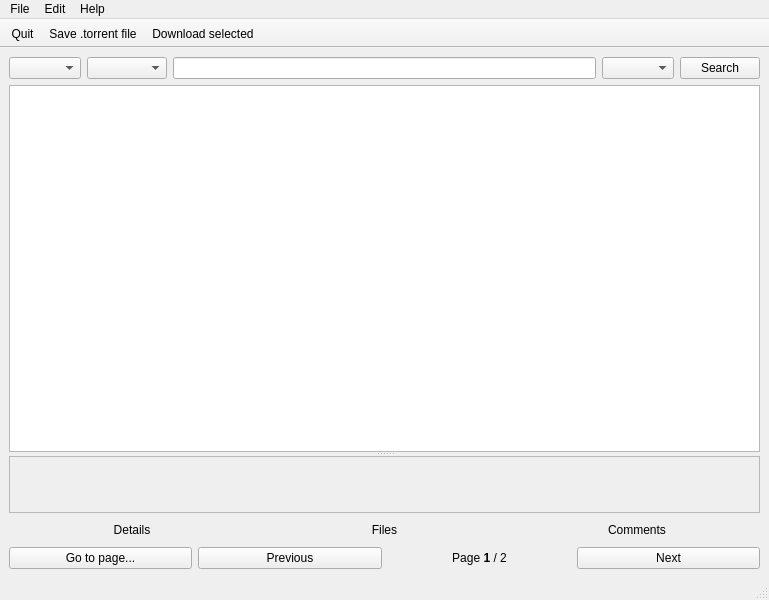
<?xml version="1.0" encoding="UTF-8"?>
<ui version="4.0">
 <class>MainWindow</class>
 <widget class="QMainWindow" name="MainWindow">
  <property name="geometry">
   <rect>
    <x>0</x>
    <y>0</y>
    <width>769</width>
    <height>600</height>
   </rect>
  </property>
  <property name="windowTitle">
   <string>NyaaDesktop</string>
  </property>
  <widget class="QWidget" name="centralwidget">
   <layout class="QVBoxLayout" name="verticalLayout">
    <item>
     <layout class="QHBoxLayout" name="search_bar">
      <item>
       <widget class="QComboBox" name="search_filter">
        <property name="placeholderText">
         <string>Filter</string>
        </property>
       </widget>
      </item>
      <item>
       <widget class="QComboBox" name="search_categories">
        <property name="placeholderText">
         <string>Category</string>
        </property>
       </widget>
      </item>
      <item>
       <widget class="QLineEdit" name="search_text"/>
      </item>
      <item>
       <widget class="QComboBox" name="search_sort">
        <property name="placeholderText">
         <string>Sort</string>
        </property>
       </widget>
      </item>
      <item>
       <widget class="QPushButton" name="search_button">
        <property name="text">
         <string>Search</string>
        </property>
        <property name="icon">
         <iconset resource="resources.qrc">
          <normaloff>:/icons/search</normaloff>:/icons/search</iconset>
        </property>
       </widget>
      </item>
     </layout>
    </item>
    <item>
     <widget class="QSplitter" name="splitter">
      <property name="orientation">
       <enum>Qt::Vertical</enum>
      </property>
      <widget class="QTreeView" name="results">
       <property name="contextMenuPolicy">
        <enum>Qt::CustomContextMenu</enum>
       </property>
       <property name="alternatingRowColors">
        <bool>true</bool>
       </property>
       <property name="selectionMode">
        <enum>QAbstractItemView::ExtendedSelection</enum>
       </property>
       <property name="rootIsDecorated">
        <bool>false</bool>
       </property>
       <property name="uniformRowHeights">
        <bool>true</bool>
       </property>
      </widget>
      <widget class="QFrame" name="frame">
       <property name="frameShape">
        <enum>QFrame::StyledPanel</enum>
       </property>
       <property name="frameShadow">
        <enum>QFrame::Raised</enum>
       </property>
      </widget>
     </widget>
    </item>
    <item>
     <layout class="QHBoxLayout" name="horizontalLayout_2">
      <item>
       <widget class="QPushButton" name="details_button">
        <property name="text">
         <string>Details</string>
        </property>
        <property name="icon">
         <iconset resource="resources.qrc">
          <normaloff>:/icons/details</normaloff>:/icons/details</iconset>
        </property>
        <property name="checkable">
         <bool>true</bool>
        </property>
        <property name="flat">
         <bool>true</bool>
        </property>
       </widget>
      </item>
      <item>
       <widget class="QPushButton" name="files_button">
        <property name="text">
         <string>Files</string>
        </property>
        <property name="icon">
         <iconset resource="resources.qrc">
          <normaloff>:/icons/files</normaloff>:/icons/files</iconset>
        </property>
        <property name="checkable">
         <bool>true</bool>
        </property>
        <property name="flat">
         <bool>true</bool>
        </property>
       </widget>
      </item>
      <item>
       <widget class="QPushButton" name="comments_button">
        <property name="text">
         <string>Comments</string>
        </property>
        <property name="icon">
         <iconset resource="resources.qrc">
          <normaloff>:/icons/comments</normaloff>:/icons/comments</iconset>
        </property>
        <property name="checkable">
         <bool>true</bool>
        </property>
        <property name="flat">
         <bool>true</bool>
        </property>
       </widget>
      </item>
     </layout>
    </item>
    <item>
     <layout class="QHBoxLayout" name="horizontalLayout">
      <item>
       <widget class="QPushButton" name="page_go">
        <property name="text">
         <string>Go to page...</string>
        </property>
       </widget>
      </item>
      <item>
       <widget class="QPushButton" name="page_prev">
        <property name="text">
         <string>Previous</string>
        </property>
       </widget>
      </item>
      <item>
       <widget class="QLabel" name="page_display">
        <property name="text">
         <string>Page &lt;b&gt;1&lt;/b&gt; / 2</string>
        </property>
        <property name="alignment">
         <set>Qt::AlignCenter</set>
        </property>
       </widget>
      </item>
      <item>
       <widget class="QPushButton" name="page_next">
        <property name="text">
         <string>Next</string>
        </property>
       </widget>
      </item>
     </layout>
    </item>
   </layout>
  </widget>
  <widget class="QMenuBar" name="menubar">
   <property name="geometry">
    <rect>
     <x>0</x>
     <y>0</y>
     <width>769</width>
     <height>27</height>
    </rect>
   </property>
   <widget class="QMenu" name="menuFIle">
    <property name="title">
     <string>File</string>
    </property>
    <addaction name="actionQuit"/>
   </widget>
   <widget class="QMenu" name="menuEdit">
    <property name="title">
     <string>Edit</string>
    </property>
    <addaction name="actionSave_torrent_file"/>
    <addaction name="actionDownload"/>
    <addaction name="separator"/>
    <addaction name="actionOpen_in_browser"/>
   </widget>
   <widget class="QMenu" name="menuHelp">
    <property name="title">
     <string>Help</string>
    </property>
    <addaction name="actionAbout"/>
   </widget>
   <addaction name="menuFIle"/>
   <addaction name="menuEdit"/>
   <addaction name="menuHelp"/>
  </widget>
  <widget class="QStatusBar" name="statusbar"/>
  <widget class="QToolBar" name="toolbar_top">
   <property name="contextMenuPolicy">
    <enum>Qt::NoContextMenu</enum>
   </property>
   <property name="windowTitle">
    <string>toolBar</string>
   </property>
   <property name="movable">
    <bool>false</bool>
   </property>
   <property name="toolButtonStyle">
    <enum>Qt::ToolButtonTextBesideIcon</enum>
   </property>
   <attribute name="toolBarArea">
    <enum>TopToolBarArea</enum>
   </attribute>
   <attribute name="toolBarBreak">
    <bool>false</bool>
   </attribute>
   <addaction name="actionQuit"/>
   <addaction name="actionSave_torrent_file"/>
   <addaction name="actionDownload"/>
  </widget>
  <action name="actionQuit">
   <property name="icon">
    <iconset resource="resources.qrc">
     <normaloff>:/icons/quit</normaloff>:/icons/quit</iconset>
   </property>
   <property name="text">
    <string>Quit</string>
   </property>
   <property name="shortcutContext">
    <enum>Qt::ApplicationShortcut</enum>
   </property>
  </action>
  <action name="actionSave_torrent_file">
   <property name="icon">
    <iconset resource="resources.qrc">
     <normaloff>:/icons/download</normaloff>:/icons/download</iconset>
   </property>
   <property name="text">
    <string>Save .torrent file</string>
   </property>
  </action>
  <action name="actionDownload">
   <property name="icon">
    <iconset resource="resources.qrc">
     <normaloff>:/icons/open</normaloff>:/icons/open</iconset>
   </property>
   <property name="text">
    <string>Download selected</string>
   </property>
   <property name="shortcut">
    <string>Ctrl+S</string>
   </property>
   <property name="menuRole">
    <enum>QAction::TextHeuristicRole</enum>
   </property>
   <property name="priority">
    <enum>QAction::NormalPriority</enum>
   </property>
  </action>
  <action name="actionAbout">
   <property name="icon">
    <iconset resource="resources.qrc">
     <normaloff>:/icons/about</normaloff>:/icons/about</iconset>
   </property>
   <property name="text">
    <string>About</string>
   </property>
  </action>
  <action name="actionOpen_in_browser">
   <property name="icon">
    <iconset resource="resources.qrc">
     <normaloff>:/icons/world</normaloff>:/icons/world</iconset>
   </property>
   <property name="text">
    <string>Open in browser</string>
   </property>
  </action>
 </widget>
 <resources>
  <include location="resources.qrc"/>
 </resources>
 <connections/>
</ui>
